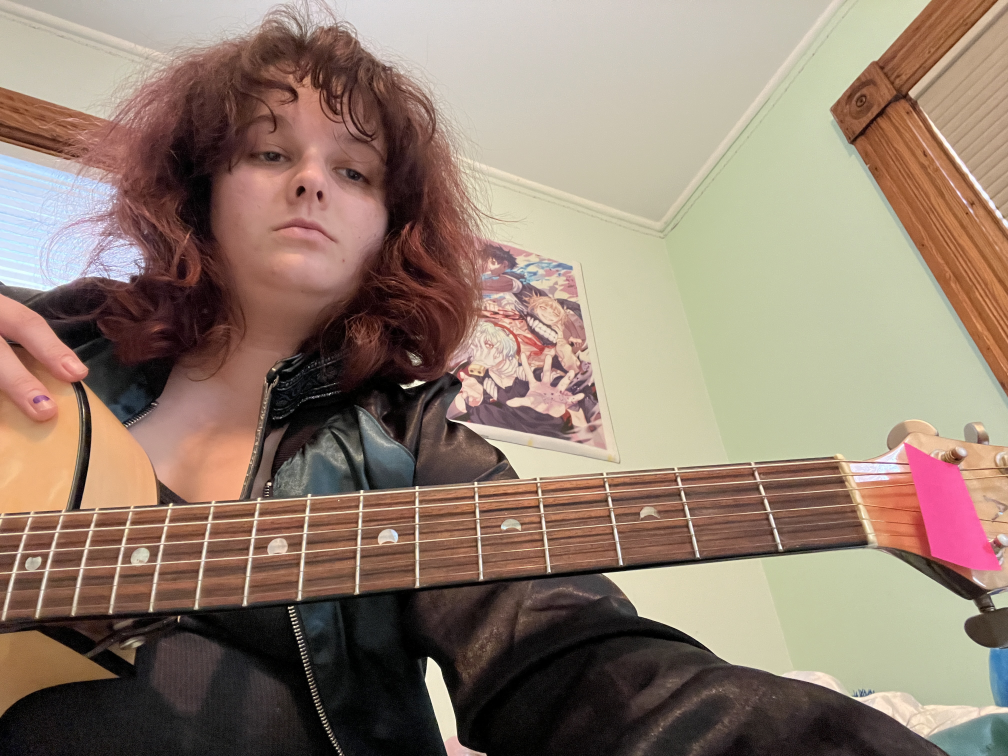
#> input picture backend/dotti/app/detection/images/guitar_4.png, 4032 x 3024 px (shown at 1/4 size)
$ python detect_id.py
#> lines starting #> are read from the running program, lines starting #| are printed output that depends on the picture; after the words box and inside, x2 and y2 are one past the last pixel; in counts of white or black regions, pixels touching at a corner belong together
### backend/dotti/app/detection/minor_functions.py
# Avery Link (avlink)

# ========================================
# = Imports
# ========================================

import cv2
import numpy as np
import glob
import os
import json
from random import randint

# ========================================
# = Global Variables
# ========================================

DEBUGGING = False

# ========================================
# = Functions
# ========================================

# [114 lines left out: functions within_buffer, resize_fret, extrapolate_sides, top_outliers, outliers, within_line and 6 more, not called in this run]

def rand_color():
    return (randint(0, 255), randint(0, 255), randint(0, 255))

# [5 lines left out: function lstsq, not called in this run]

def slope(line):
    line = fix_size(line.astype(np.int64))
    x1, y1, x2, y2 = line
    rise = y2-y1
    run = x2-x1
    if run == 0:
        return 1
    else:
        return rise / run

# [24 lines left out: functions angular_dist, intercept, intersection, not called in this run]

def fix_size(line):
    if line.shape == (1,4):
        return line.reshape(4,)
    return line

# [4 lines left out: function midpointP, not called in this run]

def midpointL(line):
    x1, y1, x2, y2 = line
    x = int((x1 + x2)/2)
    y = int((y1+y2)/2)
    return x, y

# [4 lines left out: function distance, not called in this run]

def distance_helper(x1, y1, x2, y2):
    return np.sqrt(((x1-x2)**2) + ((y1-y2)**2))

# [18 lines left out: functions line_length, get_sides, sides_VH, not called in this run]

'''
def sides_lstsq(lines):
    x1, y1, x2, y2 = np.split(lines, 4, axis=1)
    one = lstsq(x1, y1)
    two = lstsq(x2, y2)
    return np.vstack([one, two])

def lstsq(x, y):
    ones = np.ones(len(x)).reshape(len(x), 1)
    A = np.hstack([x, ones])
    m, c = np.linalg.lstsq(A, y, rcond=None)[0]
    Y = x * m + c
    x1, x2 = np.max(x), np.min(x)
    y1, y2 = np.max(Y), np.min(Y)
    return np.array([x1, y1, x2, y2]).astype(np.int64)
'''

# [12 lines left out: functions lstsq_line, sides_lstsq, not called in this run]

def within_error(a, b, error, debugging=False):
    return abs(a - b) <= error

# [10 lines left out: functions within_error_parallel, remove_dir, not called in this run]

def merge_lines(lines):
    return np.mean(lines, axis=0).reshape((lines.shape[1],)).astype(int)

# [5 lines left out: function display_time, not called in this run]

### backend/dotti/app/detection/detect_id.py
# Avery Link (avlink)

# ========================================
# = Imports
# ========================================

import time
import numpy as np
import cv2
from app.detection.minor_functions import *
from collections import defaultdict
from itertools import zip_longest

# ========================================
# = Global Variables
# ========================================

IMAGE_PATH = "images/guitar_4.png"

ID_COLOR_MIN = (0, 0, 247)
ID_COLOR_MAX = (170, 170, 255)
WRITE_IMAGES = False

# ========================================
# = Main
# ========================================

def main():
    start_time = time.time()
    img = cv2.imread(IMAGE_PATH)
#> img is the input picture: shape (3024, 4032, 3); mean B, G, R 111.8, 126.4, 146.1
    line, m, top = detect(img)
    display_time(start_time, time.time())

def detect(img):
    mask = cv2.inRange(img, ID_COLOR_MIN, ID_COLOR_MAX)
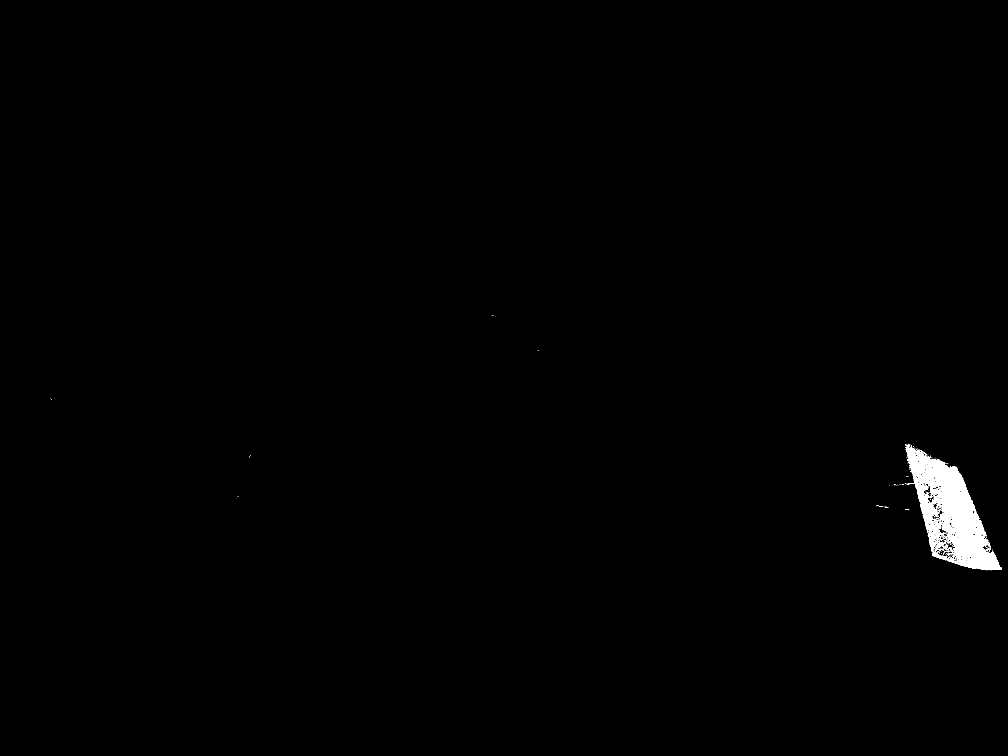
#> mask: shape (3024, 4032) (shown at 1/4 size); 0.58% white; 340 white regions (308 under 20 px), largest, box (x1, y1, x2, y2) and area: (3620, 1786, 4006, 2281) 65348, (3710, 2084, 3773, 2209) 2267, (3755, 2168, 3781, 2195) 179
    for _ in range(3):
        mask = cv2.medianBlur(mask, 5)
#> this loop made 3 passes
#> pass 1, in detect, `mask = cv2.medianBlur(mask, 5)`:
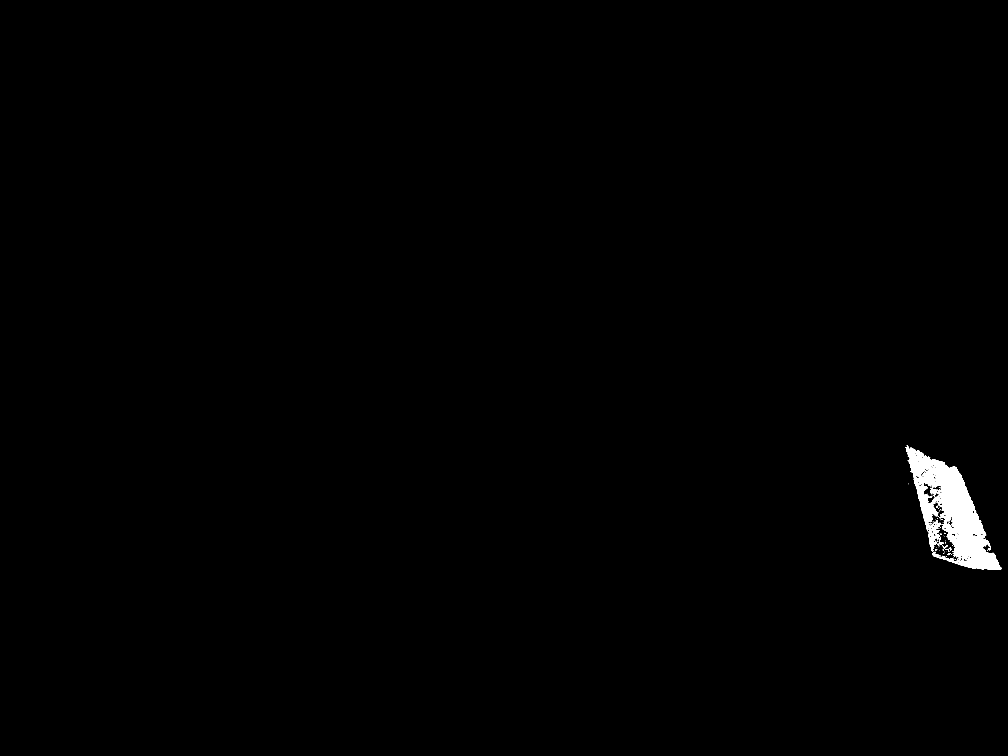
#> mask: shape (3024, 4032) (shown at 1/4 size); 0.61% white; 90 white regions (71 under 20 px), largest, box (x1, y1, x2, y2) and area: (3621, 1781, 4005, 2280) 70588, (3711, 2094, 3762, 2205) 2270, (3749, 2169, 3774, 2186) 138

    locs = np.array(np.nonzero(mask))
    #locs, mask = remove_bottom_outliers(locs.T, mask)
    #cv2.imwrite('mask.png', mask)
    mask = fill_in(locs, mask)
    rect = write_cnt(mask)
    main_line = find_middle(rect, img)
    main_line = main_line.reshape(4,)
    m = slope(main_line)
    top = midpointL(main_line)
    return main_line, m, top

# ========================================
# = Helper Functions
# ========================================

def remove_bottom_outliers(locs, mask, max_deviations=1):
    dists = np.array([distance_helper(0,0,point[0],point[1]) for point in locs])
    outliers_rm = top_outliers(locs, dists, rounds=1, mean_adj=0.5)
    mask = np.zeros_like(mask)
    mask[outliers_rm[:,0],outliers_rm[:,1]] = 255
    return outliers_rm, mask

def find_middle(rect, img):
    middle = (int(img.shape[0]/2), int(img.shape[1]/2))
    rect_sort = rect[rect[:, 0].argsort()]
    closer1 = abs(middle[0]-rect_sort[0,0]) < abs(middle[0]-rect_sort[-1,0])
    if closer1:
        line = np.array([rect_sort[0], rect_sort[1]]).reshape((1,4))
    else:
        line = np.array([rect_sort[-2], rect_sort[-1]]).reshape((1,4))

    return line

def fill_in(locs, mask):
    locs_x = np.unique(locs[0])
#> locs_x = 494 values from 1786 to 2279
    locs_y = np.unique(locs[1])
#> locs_y = 381 values from 3624 to 4004
    mins_x = [[i, find_min(i, locs, 0, 1)] for i in locs_x]
#> mins_x = 494 pairs, first value 1786 to 2279, second value 3624 to 3961
    mins_y = [[i, find_min(i, locs, 1, 0)] for i in locs_y]
#> mins_y = 381 pairs, first value 3624 to 4004, second value 1786 to 2272
    maxs_x = [[i, find_max(i, locs, 0, 1)] for i in locs_x]
#> maxs_x = 494 pairs, first value 1786 to 2279, second value 3631 to 4004
    maxs_y = [[i, find_max(i, locs, 1, 0)] for i in locs_y]
#> maxs_y = 381 pairs, first value 3624 to 4004, second value 1799 to 2279

    xs = {locs_x[i] : [maxs_x[i][1], mins_x[i][1]] for i in range(len(locs_x))}
#> xs = 494 items
    ys = {locs_y[i] : [maxs_y[i][1], mins_y[i][1]] for i in range(len(locs_y))}
#> ys = 381 items

    mask = fill(mask, xs, ys)
    return mask

def find_min(value, locs, row, other):
    indices = np.argwhere(locs[row]==value)
    return np.min(locs[other,indices])

def find_max(value, locs, row, other):
    indices = np.argwhere(locs[row]==value)
    return np.max(locs[other,indices])

def get_fill(ones, twos):
    ret_ones = defaultdict(list)
    ret_twos = defaultdict(list)
    for o, t in zip_longest(ones, twos, fillvalue=None):
        if o is not None:
            temp_t = ones[o]
            ret_ones[o] = [max(temp_t), min(temp_t)]
        if t is not None:
            temp_o = twos[t]
            ret_twos[t] = [max(temp_o), min(temp_o)]
    return ret_ones, ret_twos

def fill(arr, xs, ys):
    for x, y in zip_longest(xs, ys, fillvalue=None):
        if x is not None:
            y_max, y_min = xs[x]
            arr[x,y_min:y_max] = 255
        if y is not None:
            x_max, x_min = ys[y]
            arr[x_min:x_max,y] = 255
#> this loop made 494 passes
#> (y_max, y_min, x_max, x_min) on passes 1 to 12: (3631, 3631, 1799, 1790), (3633, 3630, 1802, 1790), (3634, 3629, 1804, 1790), (3634, 3627, 1805, 1789), (3635, 3624, 1805, 1789), (3645, 3624, 1806, 1788), (3647, 3624, 1813, 1787), (3649, 3624, 1815, 1786), (3651, 3624, 1823, 1787), (3652, 3624, 1824, 1787), (3654, 3624, 1844, 1788), (3657, 3624, 1846, 1790)
#> (y_max, y_min) on pass 100: (3832, 3644)
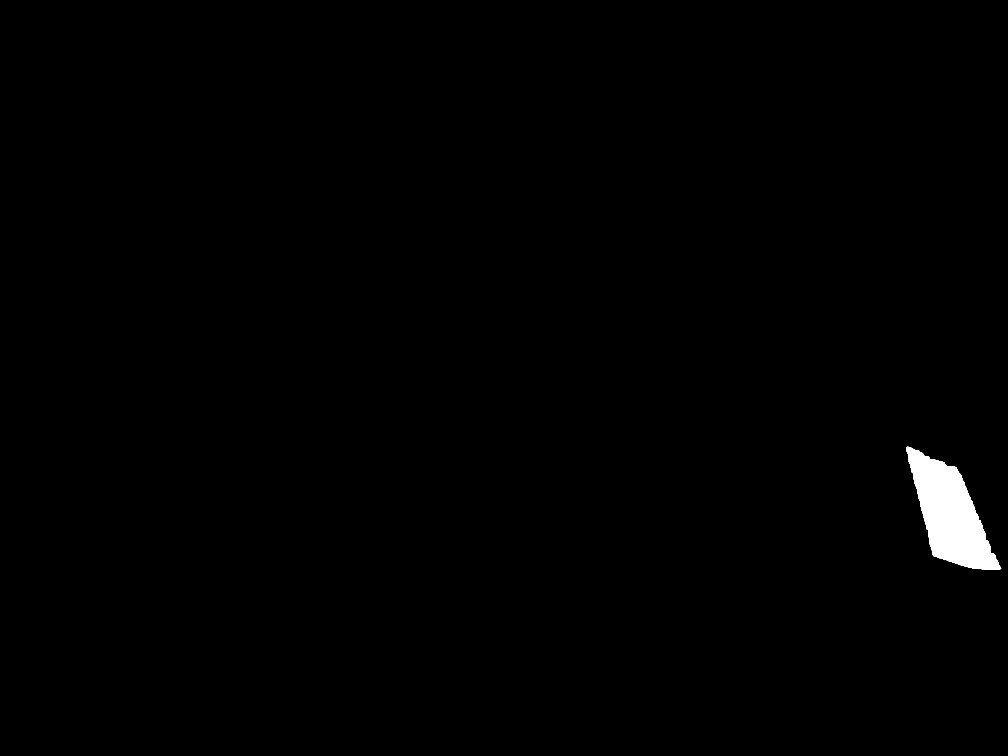
#> arr: shape (3024, 4032) (shown at 1/4 size); 0.76% white; 1 white region
    return arr

def sort_lines(lines):
    x1 = lines[lines[:, 0].argsort()]
    y1 = lines[lines[:, 1].argsort()]
    x2 = lines[lines[:, 2].argsort()]
    y2 = lines[lines[:, 3].argsort()]
    return x1, y1, x2, y2

def write_cnt(img):
    contours = cv2.findContours(img, cv2.RETR_EXTERNAL, cv2.CHAIN_APPROX_SIMPLE)[0]
#> contours = 1 contour; box (x1, y1, x2, y2) and area: (3624, 1786, 4005, 2280) 92266
    img = cv2.cvtColor(img, cv2.COLOR_GRAY2BGR)
#> img: shape (3024, 4032, 3); 0.76% white; 1 white region, box (x1, y1, x2, y2) and area: (3624, 1786, 4005, 2280) 92943
    for i in contours:
            epsilon = 0.05*cv2.arcLength(i, True)
            approx = cv2.approxPolyDP(i, epsilon, True)
            if len(approx) == 4:
                return approx.reshape((4,2))
#> this loop made 1 pass
#> (epsilon, approx) on pass 1: (75.73, [[3624, 1790], [3732, 2222], [4003, 2275], [3827, 1872]])
#> in detect, `rect = write_cnt(mask)`: rect = [[3624, 1790], [3732, 2222], [4003, 2275], [3827, 1872]]
#> in find_middle, `rect_sort = rect[rect[:, 0].argsort()]`: rect_sort = [[3624, 1790], [3732, 2222], [3827, 1872], [4003, 2275]]
#> in find_middle, `closer1 = abs(middle[0]-rect_sort[0,0]) < abs(middle[0]-rect_sort[-1,0])`: closer1 = True
#> in find_middle, `line = np.array([rect_sort[0], rect_sort[1]]).reshape((1,4))`: line = [[3624, 1790, 3732, 2222]]
#> in detect, `main_line = main_line.reshape(4,)`: main_line = [3624, 1790, 3732, 2222]
#> in slope, `x1, y1, x2, y2 = line`: x1 = 3624; y1 = 1790; x2 = 3732; y2 = 2222
#> in slope, `rise = y2-y1`: rise = 432
#> in slope, `run = x2-x1`: run = 108
#> in detect, `m = slope(main_line)`: m = 4
#> in midpointL, `x1, y1, x2, y2 = line`: x1 = 3624; y1 = 1790; x2 = 3732; y2 = 2222
#> in midpointL, `x = int((x1 + x2)/2)`: x = 3678
#> in midpointL, `y = int((y1+y2)/2)`: y = 2006
#> in detect, `top = midpointL(main_line)`: top = (3678, 2006)
#> in main, `line, m, top = detect(img)`: line = [3624, 1790, 3732, 2222]; m = 4; top = (3678, 2006)
    #

def find_lines(img):
    rho = 1             # 1
    theta = np.pi/180   # np.pi/180
    threshold = 50      # 50
    minLineLength = 50  # 50
    maxLineGap = 10     # 10

    edges = cv2.Canny(img, 75, 100)
    lines = cv2.HoughLinesP(edges, rho, theta, threshold, None, minLineLength, maxLineGap)
    return lines.reshape((lines.shape[0], lines.shape[2]))

def display_time(start, end):
    hours, rem = divmod(end-start, 3600)
    minutes, seconds = divmod(rem, 60)
    time = "{:0>2}:{:0>2}:{:05.2f}".format(int(hours),int(minutes),seconds)
    print("Elapsed Time: ", time)

# ========================================
# = Run Script
# ========================================

if __name__ == "__main__":
    main()
